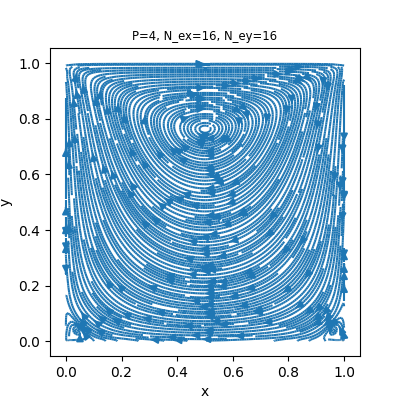

The Python source for this figure:
import numpy as np
import scipy.sparse.linalg as linalg
import scipy.sparse as sp_sparse
import SEM
import matplotlib.pyplot as plt

"""
Solves the dimensionless steady-state STOKES equations for u(x,y), v(x,y) and p(x,y)
0 = -∇p + ∇²[u, v] ∀(x,y)∈[0,L_x]×[0,L_y]
∇∘[u, v] = 0 ∀(x,y)∈[0,L_x]×[0,L_y]
as lid-driven flow
u(x,L_y) = 1 ∀x∈[0,L_x]
with artificial homogeneous NEUMANN boundary condition for p
∂ₙp = 0 ∀(x,y)∈∂([0,L_x]×[0,L_y])
Backend solver is SciPy.
Possible reference solutions from GHIA (doi.org/10.1016/0021-9991(82)90058-4).
"""

# setup
L_x = 1     # length in x direction
L_y = 1     # length in y direction
P = 4       # polynomial order
N_ex = 16    # num of elements in x direction
N_ey = 16    # num of elements in y direction
u_lid = 1   # lid velocity

# grid
dx = L_x / N_ex
dy = L_y / N_ey
points = SEM.global_nodes(P, N_ex, N_ey, dx, dy)
points_e = SEM.element_nodes(P, N_ex, N_ey, dx, dy)

# matrices
K = SEM.global_stiffness_matrix(P, N_ex, N_ey, dx, dy)
G_x, G_y = SEM.global_gradient_matrices(P, N_ex, N_ey, dx, dy)

# DIRICHLET condition vectors
dirichlet_u = np.full(points.shape[1], np.nan)
dirichlet_v = np.full(points.shape[1], np.nan)
dirichlet_p = np.full(points.shape[1], np.nan)
dirichlet_u[np.isclose(points[0], 0)] = 0
dirichlet_u[np.isclose(points[0], L_x)] = 0
dirichlet_u[np.isclose(points[1], 0)] = 0
dirichlet_u[np.isclose(points[1], L_y)] = u_lid
dirichlet_v[np.isclose(points[0], 0)] = 0
dirichlet_v[np.isclose(points[0], L_x)] = 0
dirichlet_v[np.isclose(points[1], 0)] = 0
dirichlet_v[np.isclose(points[1], L_y)] = 0
dirichlet_p[np.isclose(points[0], L_x/2) * np.isclose(points[1], L_y/2)] = 0

# System matrix
mask = ~np.isnan(dirichlet_u)
mask_p = ~np.isnan(dirichlet_p)
K_dir = K.copy()
B = K.copy()
G_x_dir = G_x.copy()
G_y_dir = G_y.copy()
K_dir[mask, :] = G_x_dir[mask, :] = G_x_dir[mask, :] = 0
K_dir[mask, mask] = 1
B[~mask, :] = 0
B[mask_p, :] = 0
B[mask_p, mask_p] = 1

S = sp_sparse.bmat([[K_dir, None, G_x_dir],
                    [None, K_dir, G_y_dir],
                    [G_x_dir, G_y_dir, B]], format='csr')
S.eliminate_zeros()

# initial condition
u = np.zeros(points.shape[1])
v = np.zeros(points.shape[1])
u[~np.isnan(dirichlet_u)] = dirichlet_u[~np.isnan(dirichlet_u)]
v[~np.isnan(dirichlet_v)] = dirichlet_v[~np.isnan(dirichlet_v)]

sol, info = linalg.gmres(S, np.hstack((np.nan_to_num(dirichlet_u, nan=0.),
                                       np.nan_to_num(dirichlet_v, nan=0.),
                                       np.zeros(points.shape[1]))),
                         callback=lambda res: print(res), callback_type='pr_norm')
if info != 0:
    raise RuntimeError('GMRES failed to converge')
u, v, p = np.split(sol, 3)

# scatter for plot
u_e = SEM.scatter(u, P, N_ex, N_ey)
v_e = SEM.scatter(v, P, N_ex, N_ey)
p_e = SEM.scatter(p, P, N_ex, N_ey)

# plot
x_plot, y_plot = np.meshgrid(np.linspace(0, L_x, 101), np.linspace(0, L_y, 101), indexing='ij')
u_plot = SEM.eval_interpolation(u_e, points_e, (x_plot, y_plot))
v_plot = SEM.eval_interpolation(v_e, points_e, (x_plot, y_plot))
p_plot = SEM.eval_interpolation(p_e, points_e, (x_plot, y_plot))
fig = plt.figure(figsize=(L_x*4, L_y*4))
ax = fig.gca()
ax.streamplot(x_plot.T, y_plot.T, u_plot.T, v_plot.T, density=4)
# ax.contour(x_plot, y_plot, p_plot, levels=51, colors='k', linestyles='solid')
ax.set_title(f"P={P}, N_ex={N_ex}, N_ey={N_ey}", fontsize='small')
ax.set_xlabel('x')
ax.set_ylabel('y')
plt.show()
